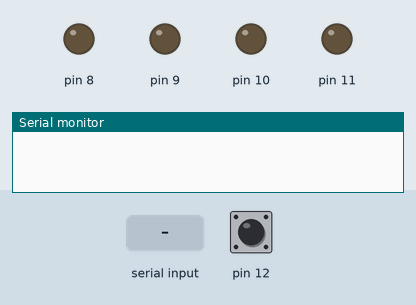
This sketch was run on a simulated Arduino Uno, built with avr-gcc and run on an emulated ATmega328P. On the bench: output pins drawn as LEDs (lit = HIGH), the last lines printed to the serial monitor. Inputs (shaded band) come from the test bench; at power-on: pin 12 LOW.

Above: at 1.2 s.
1.3 s: byte 30 received over Serial
At 2.0 s:
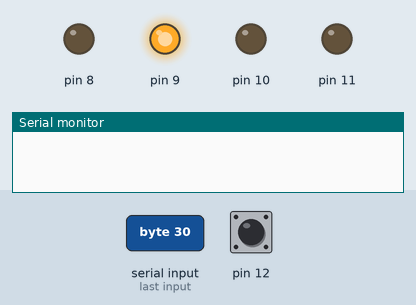
2.8 s: pin 12 pulsed HIGH 5 times (0.12 s each, 0.3 s apart)
At 3.07 s:
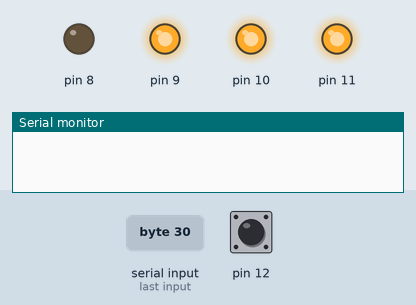
At 4.7 s:
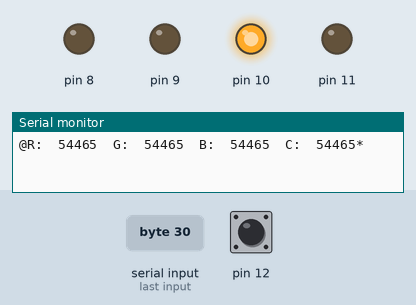
Timing chart, 0 to 6.2 s (numbered marks = the images above; inputs shaded):
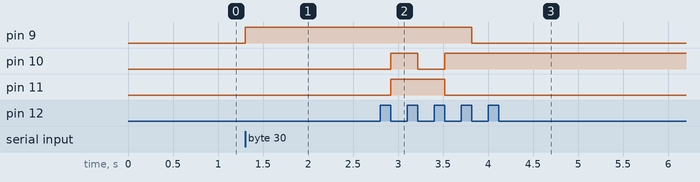

Measured:
- after the input at 1.3 s, pin 9: LOW → HIGH at once
- after the input at 2.8 s, pin 9: HIGH → LOW after 1.0 s; pin 11: LOW → HIGH after 0.12 s instead of 3.5 s

The sketch:

Color_meter.ino
```cpp
#include "TCS3200.h"
//#define CONTINUOUS_MODE

TCS3200 Colormeter;
COLORS  RGB;


void setup() {
  Serial.begin(115200);
  Colormeter.begin(8, 9, 10, 11, 12);
}

void loop() {
#ifndef CONTINUOUS_MODE
  if (Serial.available()) {
#endif
    RGB = Colormeter.update();
    Serial.print("@");
    Serial.print("R:\t");
    Serial.print(RGB.red);
    Serial.print("\tG:\t");
    Serial.print(RGB.green);
    Serial.print("\tB:\t");
    Serial.print(RGB.blue);
    Serial.print("\tC:\t");
    Serial.print(RGB.all);
    Serial.print("*");
#ifdef CONTINUOUS_MODE
    Serial.println();
#endif
#ifndef CONTINUOUS_MODE
    while (Serial.available()) {
      int x = Serial.read();
    }
  }
#endif
}
```

TCS3200.cpp
```cpp
#include "TCS3200.h"

#define PORT_ISR    (digitalPinToPort(TCS3200_OUT_PIN))
#define PIN_ISR     (digitalPinToBitMask(TCS3200_OUT_PIN))
#define VECTOR_ISR  (PCINT0_vect_num+(PORT_ISR-0x02))

#define DEFAULT_SCALING 1

uint8_t scal = DEFAULT_SCALING;


void TCS3200::begin(uint8_t S0, uint8_t S1, uint8_t S2, uint8_t S3, uint8_t OUT) {
  _S0 = S0;
  _S1 = S1;
  _S2 = S2;
  _S3 = S3;
  _OUT = OUT;
  pinMode(S0, OUTPUT);
  pinMode(S1, OUTPUT);
  pinMode(S2, OUTPUT);
  pinMode(S3, OUTPUT);
  pinMode(OUT, INPUT);

}

COLORS TCS3200:: update() {
  digitalWrite(_S0, (scal & 0x3) > 1);
  digitalWrite(_S1, (scal & 0x1));
  col.red = read(TCS3200_RED);
  col.green = read(TCS3200_GREEN);
  col.blue = read(TCS3200_BLUE);
  col.all = read(TCS3200_CLEAR);
  digitalWrite(_S0, LOW);
  digitalWrite(_S1, LOW);
  return col;
}

uint16_t TCS3200::read(uint8_t color) {
  uint16_t pulse;
  digitalWrite(_S2, (color & 0x3) > 1);
  digitalWrite(_S3, (color & 0x1));
  pulse = pulseIn(_OUT, HIGH,5000000);
  return pulse;
}

void TCS3200::scaling(uint8_t mode) {
  scal = mode;
}

void TCS3200::wakeup() {
  digitalWrite(_S0, (scal & 0x3) > 1);
  digitalWrite(_S1, (scal & 0x1));
}

void TCS3200::sleep() {
  digitalWrite(_S0, LOW);
  digitalWrite(_S1, LOW);
}
```

TCS3200.h
```cpp
#include "Arduino.h"

#define TCS3200_SAMPLES   10

#define TCS3200_DOWN    0
#define TCS3200_2       1
#define TCS3200_20      2
#define TCS3200_100     3

#define TCS3200_RED     0
#define TCS3200_BLUE    1
#define TCS3200_CLEAR   2
#define TCS3200_GREEN   3


struct COLORS {
  uint16_t red;
  uint16_t green;
  uint16_t blue;
  uint16_t all;
};

class TCS3200
{
  public:

    void begin(uint8_t S0, uint8_t S1, uint8_t S2, uint8_t S3, uint8_t OUT);
    COLORS update();
    void wakeup();
    void sleep();
    void scaling(uint8_t mode);
    uint16_t read(uint8_t color);

 private:
    uint8_t _S0, _S1, _S2, _S3, _OUT;
    COLORS col;
};
```
